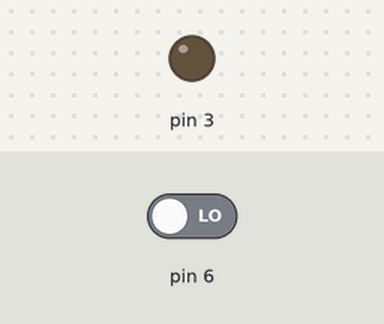
The sketch below on a simulated Arduino Uno, built with avr-gcc and run on an emulated ATmega328P. On the bench: output pins drawn as LEDs (lit = HIGH). The test bench sets the inputs (shaded band); at power-on: pin 6 LOW.

Above: at 1.2 s.
1.3 s: pin 6 driven HIGH
At 2.0 s:
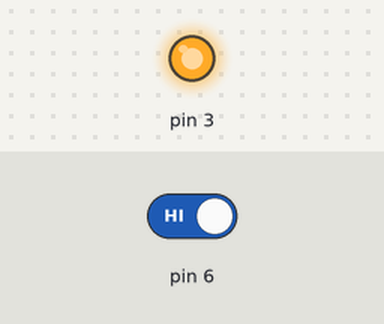
4.3 s: pin 6 driven LOW
At 5.7 s:
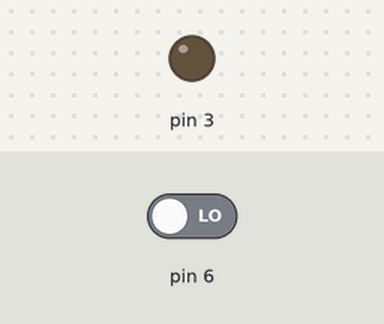
Timing chart, 0 to 7.3 s (numbered marks = the images above; inputs shaded):
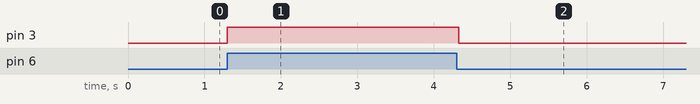

Measured:
- after the input at 1.3 s, pin 3: LOW → HIGH at once
- after the input at 4.3 s, pin 3: HIGH → LOW at once

The sketch:

check2.ino
```cpp
#include<IRremote.h>

int buttonSate =0;
IRsend irsend ;
void setup()
{
       // put your setup code here, to run once:
pinMode(3,OUTPUT);
}

void loop()
{
buttonSate = digitalRead(6);
         if(buttonSate){
                 digitalWrite(3,1);
irsend.sendNEC(0x4FB48B7,32);
}
delay(100);
 digitalWrite(3,0);
}
```
